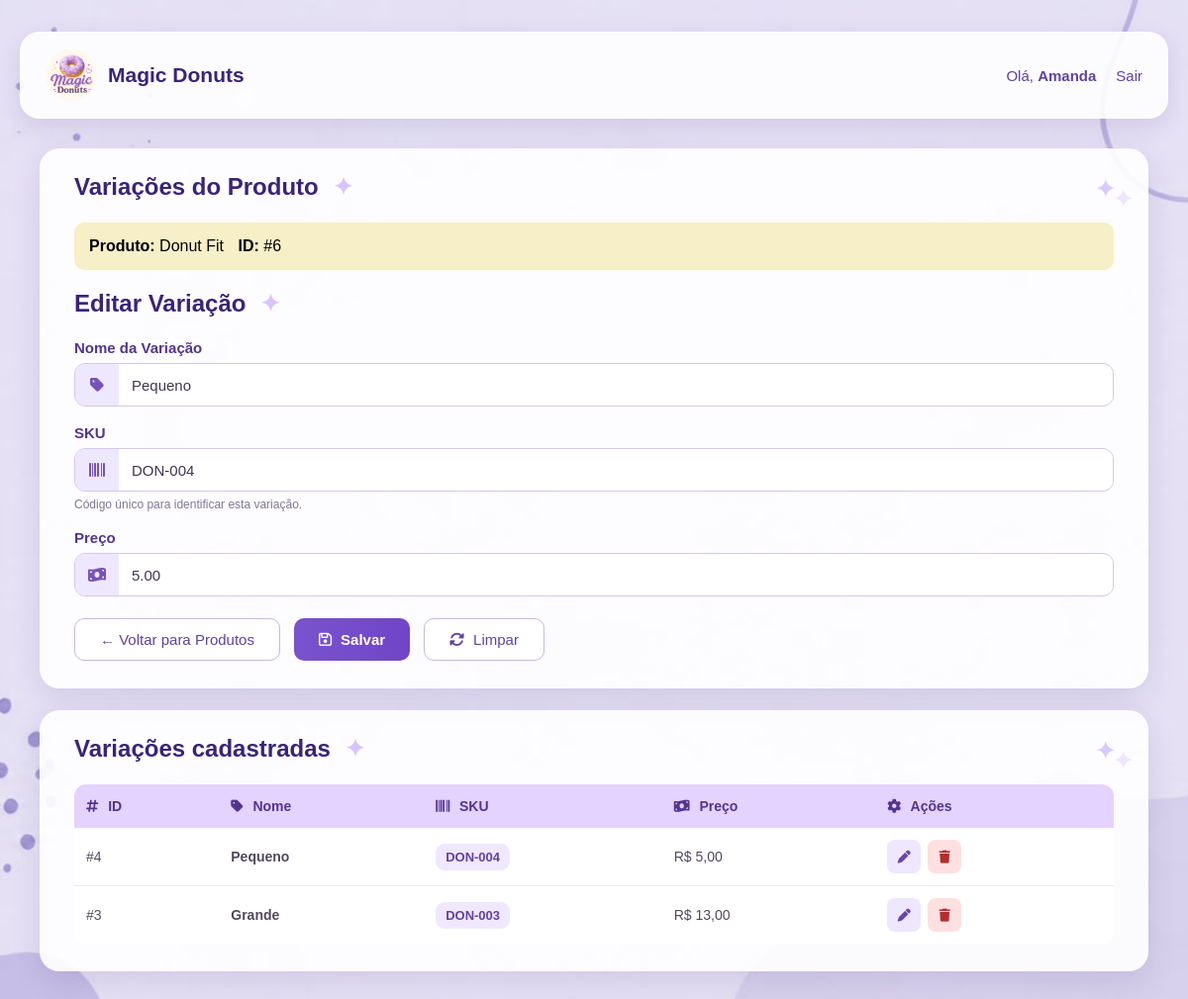
The app's page /magicdonuts/index.php?controller=variacao&action=index&produto_id=6&id=4 (signed in) with its own data.
### tables this page shows
CREATE TABLE `produto` (
  `id` int(11) NOT NULL,
  `categoria_id` int(11) NOT NULL,
  `nome` varchar(100) NOT NULL,
  `descricao` text DEFAULT NULL,
  `ativo` tinyint(1) NOT NULL DEFAULT 1
);

CREATE TABLE `variacao` (
  `id` int(11) NOT NULL,
  `produto_id` int(11) NOT NULL,
  `nome` varchar(30) NOT NULL,
  `sku` varchar(50) NOT NULL,
  `preco` decimal(10,2) NOT NULL
);

### magicdonuts/controllers/VariacaoController.php (called while the page is built, shortened)
<?php
require_once __DIR__ . '/../models/Variacao.php';
require_once __DIR__ . '/../models/Produto.php';
class VariacaoController
{
    public function index(): void
    {
        $produtoId = (int) ($_GET['produto_id'] ?? 0);
        $produtoModel = new Produto();
        $variacaoModel = new Variacao();
        $produto = $produtoModel->buscarPorId($produtoId);
        $variacoes = $variacaoModel->listarPorProduto($produtoId);
        $editar = null;
        if (isset($_GET['id'])) {
            $editar = $variacaoModel->buscarPorId(
                (int) $_GET['id']
            );
        }
        require_once __DIR__ . '/../views/variacao.php';
    }
}

### magicdonuts/index.php (called while the page is built, shortened)
<?php
require_once __DIR__ . '/config/db.php';
$controller = $_GET['controller'] ?? 'auth';
$action = $_GET['action'] ?? 'form';
switch ($controller) {
    case 'variacao':
    require_once __DIR__ . '/controllers/VariacaoController.php';
    $c = new VariacaoController();
    break;
}
$c->$action();

### magicdonuts/config/db.php (called while the page is built)
<?php
class Database
{
private static $conn = null;
public static function getConnection()
{
    if (self::$conn === null) {
        try {
self::$conn = new PDO(
"mysql:host=localhost;dbname=magicdonuts;charset=utf8mb4",
"root",
"",
    [
    PDO::ATTR_ERRMODE => PDO::ERRMODE_EXCEPTION,
    PDO::ATTR_DEFAULT_FETCH_MODE => PDO::FETCH_ASSOC
    ]
);
} catch (PDOException $e) {
 die("Erro ao conectar ao banco de dados:" . $e->getMessage());
}
}
return self::$conn;
}
}

### magicdonuts/models/Produto.php (called while the page is built, shortened)
<?php
require_once __DIR__ . '/../config/db.php';
class Produto
{
    private PDO $conn;
    public function __construct()
    {
        $this->conn = Database::getConnection();
    }
    public function buscarPorId(int $id): ?array
    {
        $stmt = $this->conn->prepare("
            SELECT *
            FROM produto
            WHERE id = :id
        ");
        $stmt->execute([
            ':id' => $id
        ]);
        $r = $stmt->fetch();
        return $r ?: null;
    }
}

### magicdonuts/models/Variacao.php (called while the page is built, shortened)
<?php
require_once __DIR__ . '/../config/db.php';
class Variacao
{
    private PDO $conn;
    public function __construct()
    {
        $this->conn = Database::getConnection();
    }
    public function listarPorProduto(int $produtoId): array
    {
        $stmt = $this->conn->prepare("
            SELECT
                id,
                produto_id,
                nome,
                sku,
                preco
            FROM variacao
            WHERE produto_id = :produto_id
            ORDER BY id DESC
        ");
        $stmt->execute([
            ':produto_id' => $produtoId
        ]);
        return $stmt->fetchAll();
    }
    public function buscarPorId(int $id): ?array
    {
        $stmt = $this->conn->prepare("
            SELECT
                id,
                produto_id,
                nome,
                sku,
                preco
            FROM variacao
            WHERE id = :id
        ");
        $stmt->execute([
            ':id' => $id
        ]);
        $r = $stmt->fetch();
        return $r ?: null;
    }
}

### magicdonuts/views/variacao.php (the view, shortened to what this page needs)
<?php
$produtoNome = $produto['nome'] ?? 'Produto';
$produtoId   = isset($produto['id']) ? (int)$produto['id'] : 0;
$estaEditando = !empty($editar);
?>
<!doctype html>
<html lang="pt-br">
<head>
    <link
        rel="stylesheet"
        href="/magicdonuts/public/assets/css/style.css"
    >
    <link
        rel="stylesheet"
        href="https://cdnjs.cloudflare.com/ajax/libs/font-awesome/6.5.2/css/all.min.css"
    >
</head>
<body class="produtos-body">
<header class="produtos-header">
    <div class="produtos-header-inner">
        <a
            href="/magicdonuts/index.php?controller=auth&action=dashboard"
            class="produtos-brand"
        >
            <img
                src="/magicdonuts/imagem/logo.jpg"
                alt="Magic Donuts"
                class="produtos-logo"
            >
            <strong>Magic Donuts</strong>
        </a>
        <div class="produtos-user">
            <span>
                Olá,
                <strong>
                    <?= htmlspecialchars($_SESSION['nome'] ?? 'Usuário') ?>
                </strong>
            </span>
            <a
                href="/magicdonuts/index.php?controller=auth&action=dashboard"
            >
                Sair
            </a>
        </div>
    </div>
</header>
<main class="produtos-main">
    <section class="produto-card">
        <div class="section-title">
            <h1>
                Variações do Produto
                <span class="title-sparkles">✦</span>
            </h1>
        </div>
        <div
            style="
                padding: 15px;
                margin-bottom: 20px;
                border-radius: 10px;
                background: #f6efc7;
            "
        >
            <strong>Produto:</strong>
            <?= htmlspecialchars($produtoNome) ?>
            <span style="margin-left: 10px;">
                <strong>ID:</strong>
                #<?= $produtoId ?>
            </span>
        </div>
        <div class="section-title">
            <h2>
                <?= $estaEditando
                    ? 'Editar Variação'
                    : 'Cadastrar Variação'
                ?>
                <span class="title-sparkles">✦</span>
            </h2>
        </div>
        <form
            method="post"
            action="index.php?controller=variacao&action=salvar"
            class="produto-form"
        >
            <div class="produto-form-group">
                <label for="nome">
                    Nome da Variação
                </label>
                <div class="produto-input-wrapper">
                    <div class="produto-input-icon">
                        <i class="fa-solid fa-tag"></i>
                    </div>
                    <input
                        class="produto-input"
                        id="nome"
                        type="text"
                        name="nome"
                        required
                        placeholder="Ex.: Pequeno, Médio, Grande"
                        value="<?= $estaEditando
                            ? htmlspecialchars($editar['nome'])
                            : ''
                        ?>"
                    >
                </div>
            </div>
            <div class="produto-form-group">
                <label for="sku">
                    SKU
                </label>
                <div class="produto-input-wrapper">
                    <div class="produto-input-icon">
                        <i class="fa-solid fa-barcode"></i>
                    </div>
                    <input
                        class="produto-input"
                        id="sku"
                        type="text"
                        name="sku"
                        required
                        placeholder="Ex.: DON-001"
                        value="<?= $estaEditando
                            ? htmlspecialchars($editar['sku'])
                            : ''
                        ?>"
                    >
                </div>
                <small class="produto-help">
                    Código único para identificar esta variação.
                </small>
            </div>
            <div class="produto-form-group">
                <label for="preco">
                    Preço
                </label>
                <div class="produto-input-wrapper">
                    <div class="produto-input-icon">
                        <i class="fa-solid fa-money-bill-wave"></i>
                    </div>
                    <input
                        class="produto-input"
                        id="preco"
                        type="number"
                        name="preco"
                        step="0.01"
                        min="0"
                        required
                        placeholder="0,00"
                        value="<?= $estaEditando
                            ? htmlspecialchars($editar['preco'])
                            : ''
                        ?>"
                    >
                </div>
            </div>
            <div class="produto-actions">
            <a
        href="index.php?controller=produto&action=index"
        class="produto-btn produto-btn-secondary"
    >
        ← Voltar para Produtos
    </a>
                <button
                    class="produto-btn produto-btn-primary"
                    type="submit"
                >
                    <i class="fa-regular fa-floppy-disk"></i>
                    Salvar
                </button>
                <a
                    class="produto-btn produto-btn-secondary"
                    href="index.php?controller=variacao&action=index&produto_id=<?= $produtoId ?>"
                >
                    <i class="fa-solid fa-rotate"></i>
                    Limpar
                </a>
            </div>
        </form>
    </section>
    <section class="produto-card lista-produtos-card">
        <div class="section-title">
            <h2>
                Variações cadastradas
                <span class="title-sparkles">✦</span>
            </h2>
        </div>
        <div class="table-wrapper">
            <table class="produtos-table">
                <thead>
                    <tr>
                        <th>
                            <i class="fa-solid fa-hashtag"></i>
                            ID
                        </th>
                        <th>
                            <i class="fa-solid fa-tag"></i>
                            Nome
                        </th>
                        <th>
                            <i class="fa-solid fa-barcode"></i>
                            SKU
                        </th>
                        <th>
                            <i class="fa-solid fa-money-bill-wave"></i>
                            Preço
                        </th>
                        <th>
                            <i class="fa-solid fa-gear"></i>
                            Ações
                        </th>
                    </tr>
                </thead>
                <tbody>
                    <?php if (!empty($variacoes)): ?>
                        <?php foreach ($variacoes as $v): ?>
                            <tr>
                                <td>
                                    #<?= (int)$v['id'] ?>
                                </td>
                                <td>
                                    <strong>
                                        <?= htmlspecialchars($v['nome']) ?>
                                    </strong>
                                </td>
                                <td>
                                    <span class="categoria-badge">
                                        <?= htmlspecialchars($v['sku']) ?>
                                    </span>
                                </td>
                                <td>
                                    R$
                                    <?= number_format(
                                        (float)$v['preco'],
                                        2,
                                        ',',
                                        '.'
                                    ) ?>
                                </td>
                                <td>
                                    <div class="produto-table-actions">
                                        <a
                                            class="table-btn table-btn-edit"
                                            href="index.php?controller=variacao&action=index&produto_id=<?= $produtoId ?>&id=<?= (int)$v['id'] ?>"
                                            title="Editar"
                                        >
                                            <i class="fa-solid fa-pen"></i>
                                        </a>
                                        <a
                                            class="table-btn table-btn-delete"
                                            href="index.php?controller=variacao&action=deletar&id=<?= (int)$v['id'] ?>&produto_id=<?= $produtoId ?>"
                                            onclick="return confirm('⚠️ Excluir esta variação?')"
                                            title="Excluir"
                                        >
                                            <i class="fa-solid fa-trash"></i>
                                        </a>
                                    </div>
                                </td>
                            </tr>
                        <?php endforeach; ?>
                    <?php endif; ?>
                </tbody>
            </table>
        </div>
    </section>
</main>
</body>
</html>

### records on screen
produto: nome "Donut Fit", id "6"
variacao: nome "Pequeno", sku "DON-004", preco "5.00", id "4", preco "5,00"
variacao: id "3", nome "Grande", sku "DON-003", preco "13,00"

### other values on screen
$_SESSION['nome'] "Amanda"
